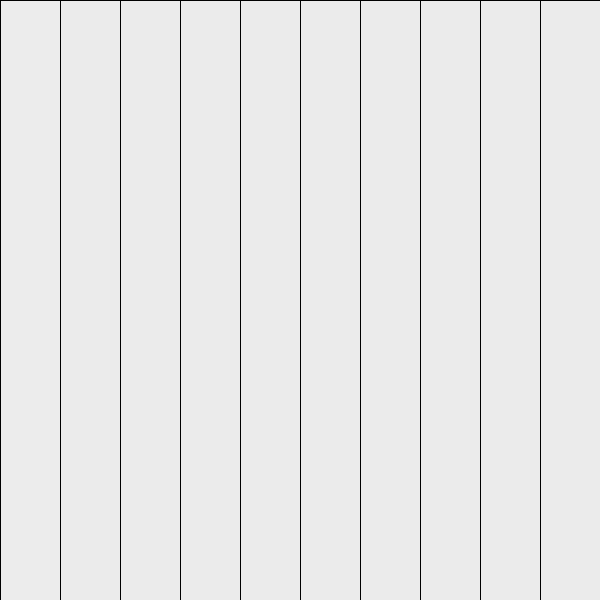
Frame 1 (no input)
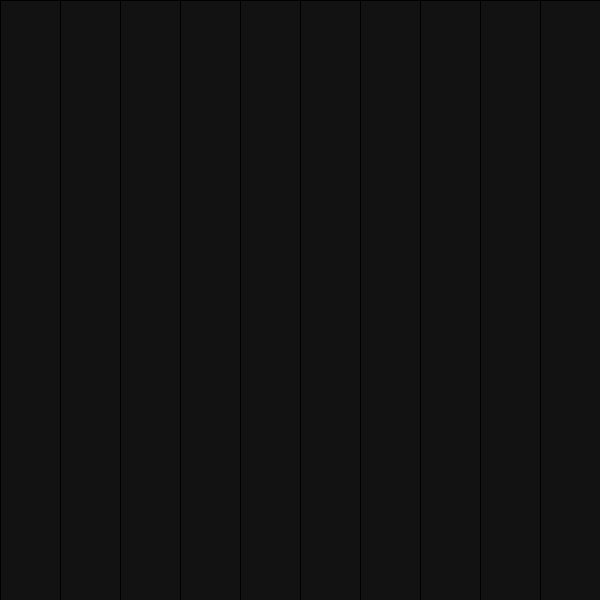
Frame 60 (the mouse pressed at the canvas centre just before this capture)
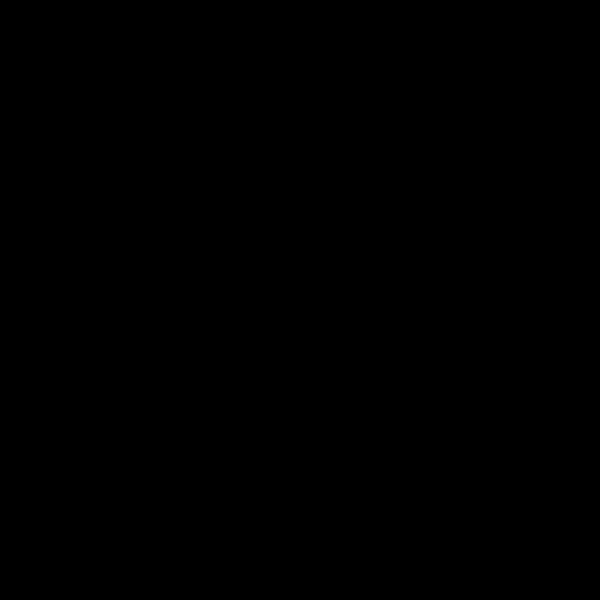
Frame 120 (the mouse held since frame 60 and released just before this capture)

The Processing sketch that drew these frames (run headless with seeded random() and noise(); from frame 60 on, the mouse is pressed at the canvas centre):

// Processing sketch: actuateEffect
// ── actuateEffect.pde
// Wow, I just want to have <int> but java won't let me do it... there's gotta be a better way
float decayLength = 1.25;
int numOfTracks = 10;
float[] taps = new float[numOfTracks];
int trackToAddTo = 0;

void setup() {
  size(600, 600);
}

float seconds() {
  return (float) millis() / 1000;
}

void draw() {
  for (int i = 0; i < taps.length; i ++) {
    float timeSince = seconds() - taps[i];
    if (timeSince > decayLength) {
      //taps.remove(i);
      continue;
    } else {
      float fillVal = map(timeSince, 0, decayLength, 255, 0);
      fill(fillVal);
      rect(i * width / numOfTracks, 0, width / numOfTracks, height);
    }
  }
}

void keyPressed() {
  taps[trackToAddTo] = seconds();
  trackToAddTo ++;
  if (trackToAddTo == 10) {trackToAddTo = 0;}
}
